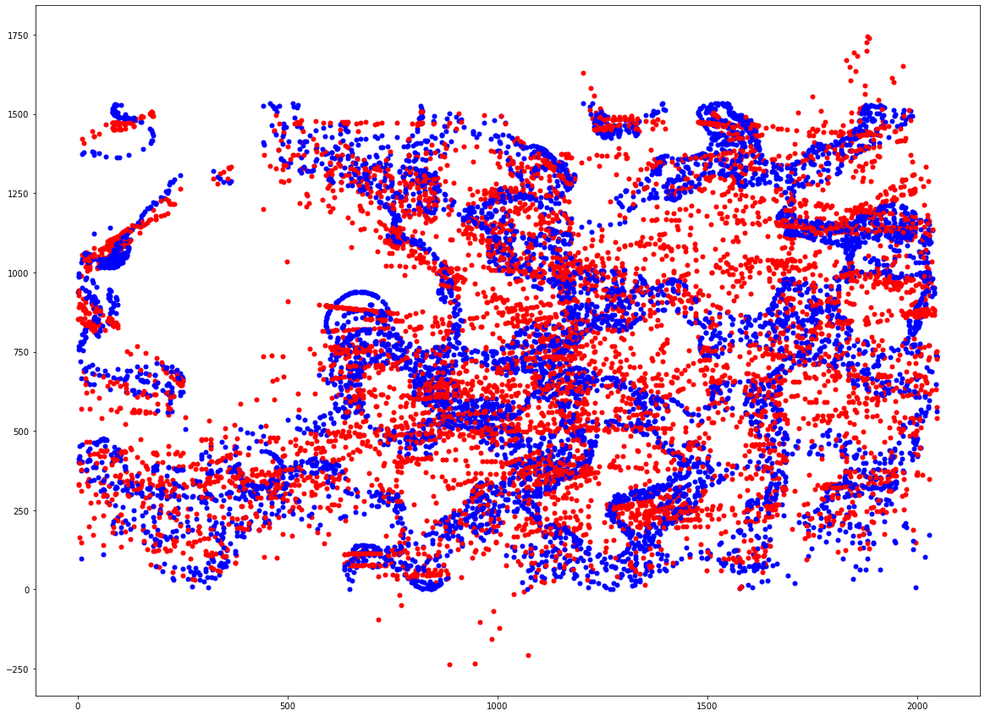
#> input picture ols.png, 985 x 716 px, shrunk from 1164 x 846 before the run
$ python -i project.py   (imports and definitions only)
#> lines starting #> are read from the running program, lines starting #| are printed output that depends on the picture
import numpy as np
import pandas as pd
import matplotlib.pyplot as plt
from sklearn.model_selection import train_test_split
from sklearn.linear_model import LinearRegression
from sklearn.preprocessing import PolynomialFeatures
from sklearn.pipeline import make_pipeline

# ESPLORATORY ANALYSIS

# [1 line that did not run here, left out]
# some attributes are outside scope, dropped
# [1 line that did not run here, left out]
# [1 line that did not run here, left out]
# [5 lines not run here, left out]

# to speed up debugging, we use the first 200 ids temporarily, comment bottom line for full results.
# df = df.loc[df['id'] <= 200]

# STITCHING

# We look for pairs of ids where one follows the other (the former stops appearing before
# the latter starts, and where the closest frames are close in position and movement speed)
def stitching(data, max_time_distance = 5, tolerance = 0.3):
    data_stitched = data
    # speed calculated as the euclidean distance between the mean squared errors of x and y
    sem = data_stitched[['id', 'x', 'y']].groupby('id').sem()
    sem.columns = ['speed_x', 'speed_y']
    # first and last appearances of each id with speed
    max_frames = data_stitched[['id', 'frame']].groupby('id').max().reset_index().merge(data_stitched).merge(sem, on='id')
    min_frames = data_stitched[['id', 'frame']].groupby('id').min().reset_index().merge(data_stitched).merge(sem, on='id')
    # stitching:
    for i in max_frames.id:
        # among the first appearances we only check on those close enough in time (for efficiency)
        # for the same reason, we save i's row
        current_max = max_frames.loc[max_frames['id'] == i, ].reset_index()
        lower_x_bound = current_max.x - tolerance * 1000
        upper_x_bound = current_max.x + tolerance * 1000
        lower_y_bound = current_max.y - tolerance * 1000
        upper_y_bound = current_max.y + tolerance * 1000
        lower_speed_x_bound = current_max.speed_x - tolerance * current_max.speed_x
        upper_speed_x_bound = current_max.speed_x + tolerance * current_max.speed_x
        lower_speed_y_bound = current_max.speed_y - tolerance * current_max.speed_y
        upper_speed_y_bound = current_max.speed_y + tolerance * current_max.speed_y
        close_mins = min_frames.loc[min_frames['frame'] - max_time_distance - current_max.frame.values < 0]
        close_mins = close_mins.loc[close_mins['frame'] + max_time_distance - current_max.frame.values > 0]
        for j in close_mins.id:
            current_min = close_mins.loc[close_mins['id'] == j, ].reset_index()
            conditions = [lower_x_bound < current_min.x, upper_x_bound > current_min.x, lower_y_bound < current_min.x, upper_y_bound > current_min.y, lower_speed_x_bound < current_min.speed_x, upper_speed_x_bound > current_min.speed_x, lower_speed_y_bound < current_min.speed_y, upper_speed_y_bound > current_min.speed_y ]
            conditions = [item.bool() for item in conditions]
            if all(conditions):
                data_stitched.loc[data_stitched['id'] == int(current_min.id), 'id'] = int(max_frames.loc[max_frames['id'] == int(current_max.id), ].id)
    return data_stitched

# [1 line that did not run here, left out]

# check the reduction in ids
# [5 lines not run here, left out]
# as we can see, many more trajectories are present in the first 200 ids, and their patterns look all smooth.

# PREDICTIONS

# [1 line that did not run here, left out]
# [1 line that did not run here, left out]
# Predicting trajectories from too few points is useless, we therefore set a threshold at 30.
to_drop = []
# [5 lines not run here, left out]

# ORDINARY LEAST SQUARES

# Since we need to predict x and y using the same attributes, regression seems the right approach, we begin with ols.
# Molecules move independently from each other, therefore every id needs a dedicated train and test set.
ols_scores = []
y_pred = []
# [17 lines not run here, left out]

# It's clear how, although the trajectories are somewhat followed, the linear approximation in unsatisfying.

# POLYNOMIAL REGRESSION

# Most trajectories aren't linear, therefore a polynomial regression has a good chance of better fitting our data
degree=4
ols_scores = []
y_pred = []
# [18 lines not run here, left out]

# As foreseen, a non-linear model is much better at predicting the trajectories.

>>> import cv2
>>> picture = cv2.imread('ols.png', cv2.IMREAD_GRAYSCALE)
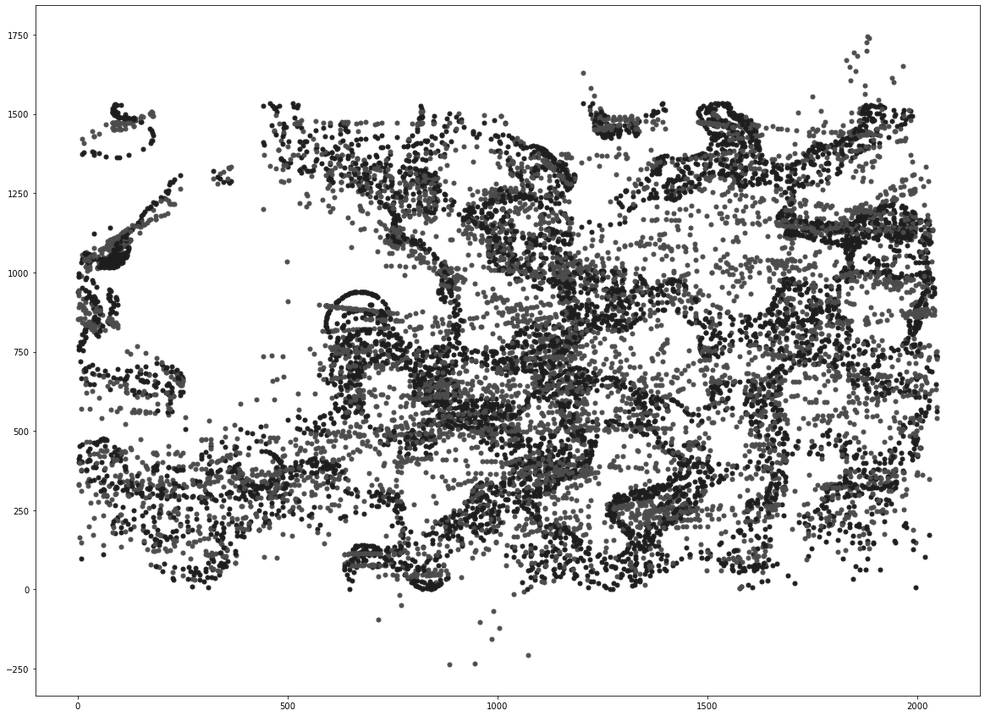
#> picture: shape (716, 985); min 4, max 255, mean 211.8
>>> result = stitching(picture)
#> (the run stopped early here; a loop or call above may not have finished)

$ run again, on polyreg.png
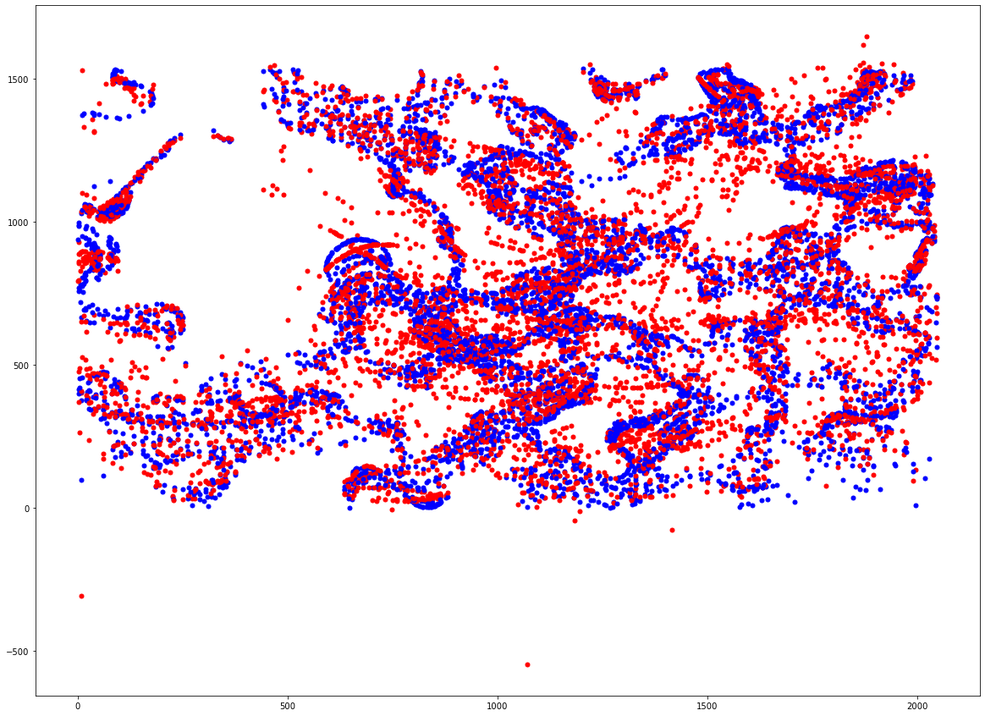
#> input picture polyreg.png, 985 x 716 px, shrunk from 1164 x 846 before the run
#> `picture = cv2.imread('ols.png', cv2.IMREAD_GRAYSCALE)`:
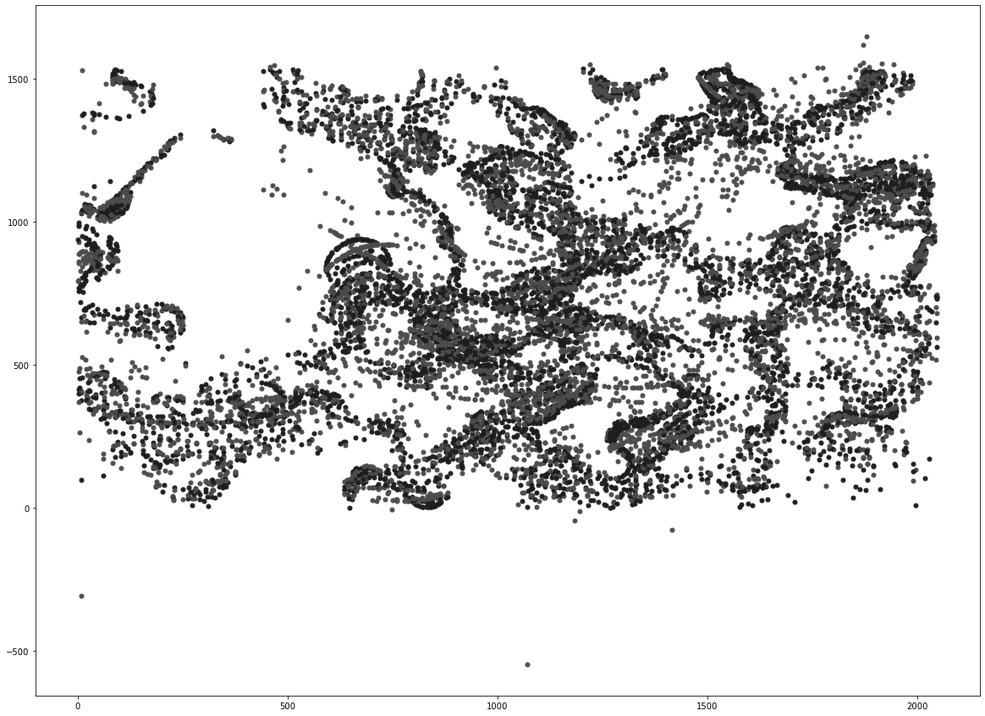
#> picture: shape (716, 985); min 4, max 255, mean 216.2
